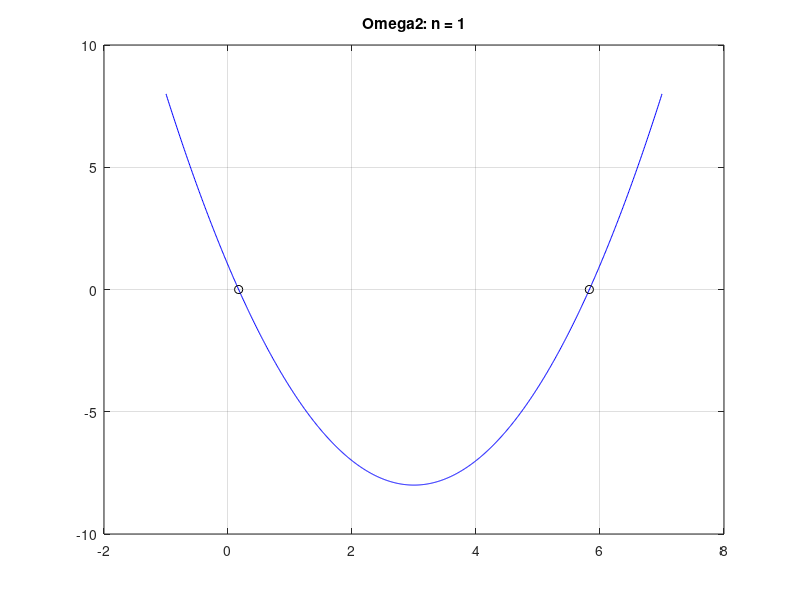
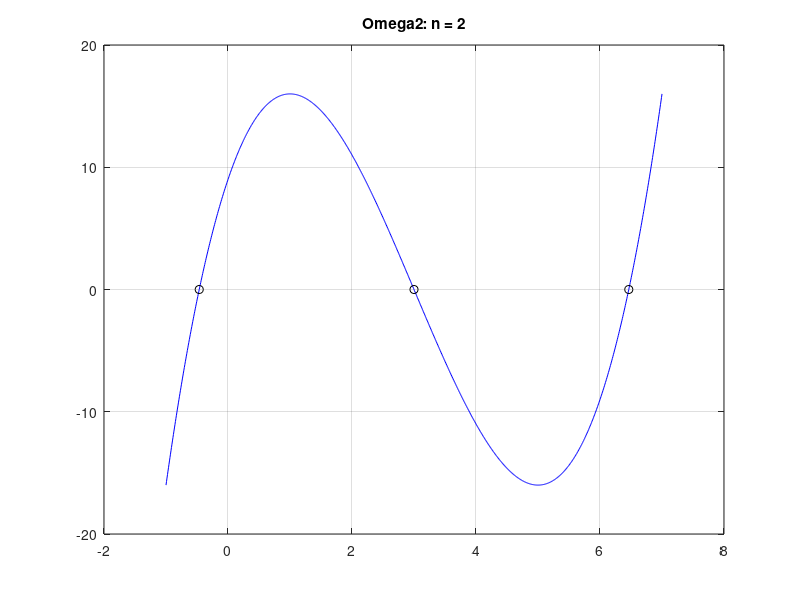
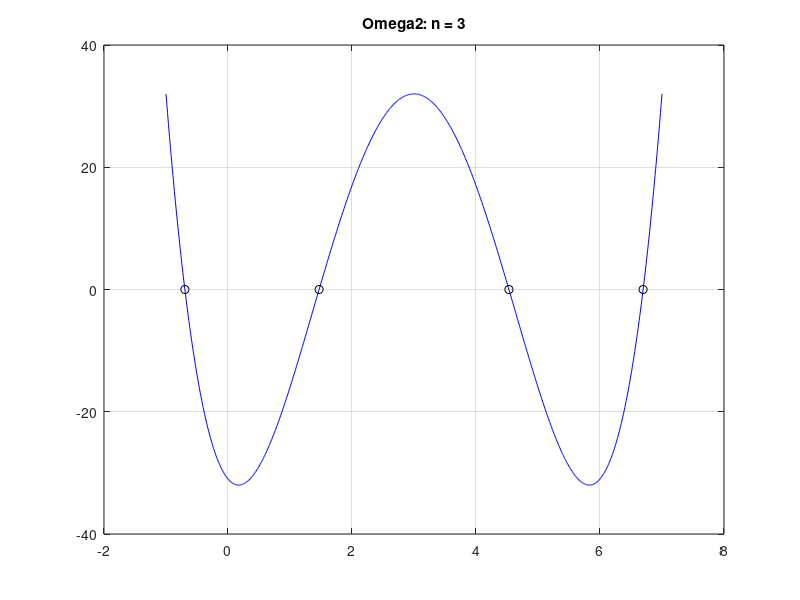
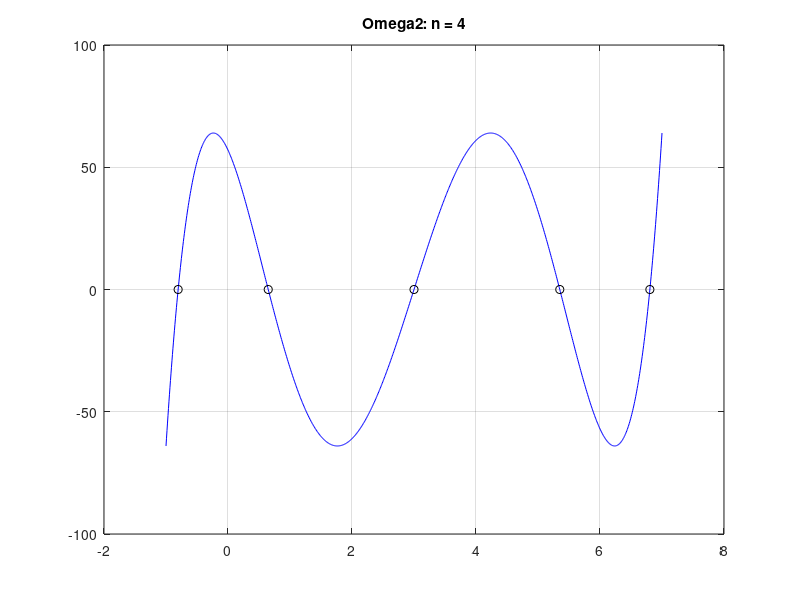

The MATLAB source for these figures, in order:
a=-1;
b=7;
t=a:(b-a)/1000:b;
mom2=[];
for n=1:5
  n+1
  k=0:n;
  z=cos((pi+2*pi*k)/(2*n+2));
  x=(a+b)/2-z*(b-a)/2;
  p=poly(x);
  y=polyval(p,t);
  mom2 = [mom2, max(abs(y))];
  plot(t,y,'b',x,x*0,'ko')
  title(sprintf('Omega2: n = %d',n))
  grid on
  print('-deps',sprintf('GO1%d',n+1))
  pause
end
format short g
mom2